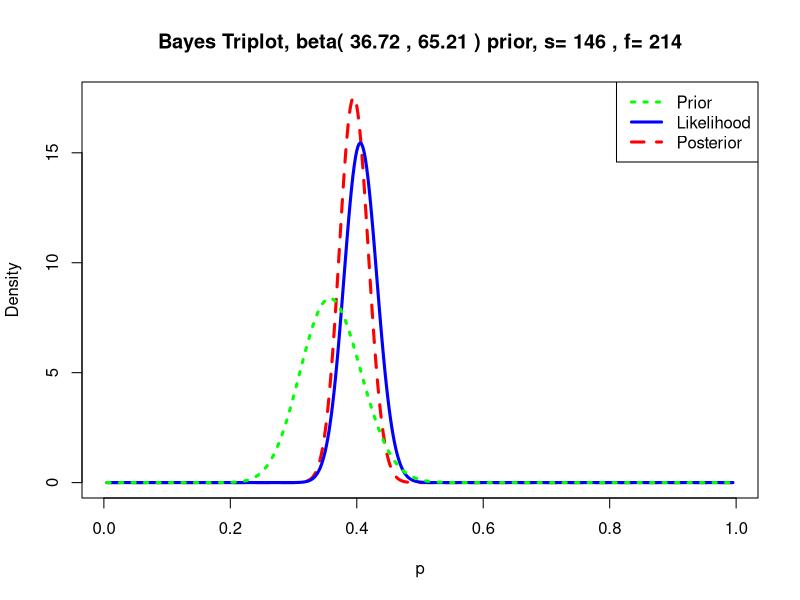
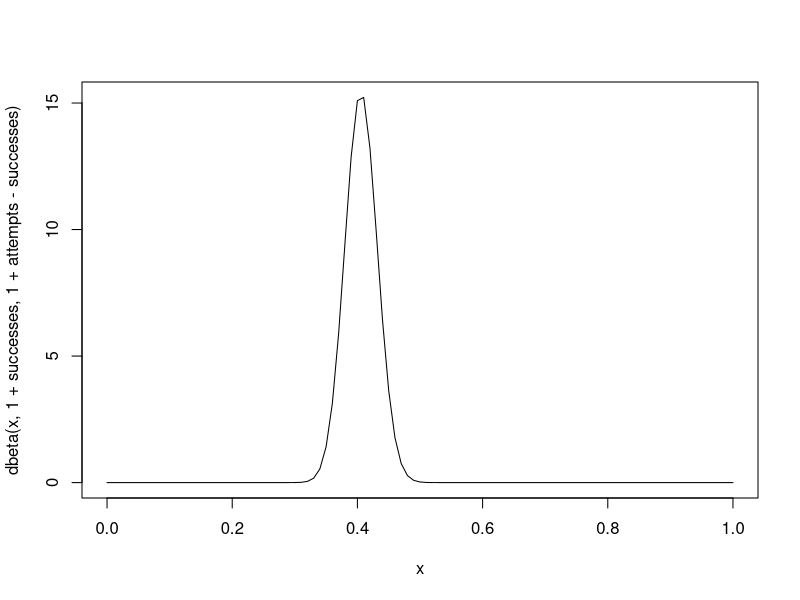

Here is the R script that generated these plots, in order:
## ---- chunk 1
library("LearnBayes")

# From vignette("BinomialInference")
# Informative prior
# NBA players have three-point percentages between 
beta.par <- beta.select(list(p=0.1, x=0.3), list(p=0.8, x=.4)) 
beta.par # beta parameters

# Bogdan Bogdanovic 2022-23 (from https://www.generatormix.com/current-nba-player-generator)
attempts  <- 360 
successes <- 146

# Prior, Likelihood, and Posterior for Bogdan Bogdanovic
triplot(beta.par, c(successes, attempts - successes))
## ---- chunk 2
# Posterior using a uniform prior
curve(dbeta(x, 1 + successes, 1 + attempts - successes))

# 95% Credible interval (and confidence interval)
qbeta(c(.025, .975), 1 + successes, 1 + attempts - successes)
